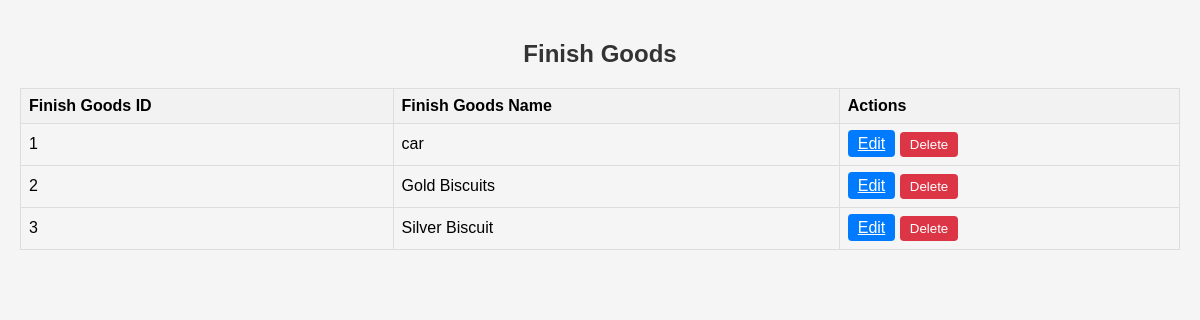
Screenshot of /inventory/displayfinishgoods1 with the database file from the repository.
### Inventory/models.py (models this page shows, shortened)
class FinishGoods(models.Model):
    FG_name=models.CharField(max_length=50)

### Inventory/views.py (the view)
# urls.py: path('displayfinishgoods1', views.displayfinishgoods1, name='displayfinishgoods1'),
def displayfinishgoods1(request):
    fg=FinishGoods.objects.all()
    return render(request,"displayFG.html",{
        'fg':fg
    })

### Inventory/templates/displayFG.html (shortened to what this page needs)
<!DOCTYPE html>
<html lang="en">
<head>
</head>
<body>
<h2>Finish Goods</h2>
<table>
  <tr>
    <th>Finish Goods ID</th>
    <th>Finish Goods Name</th>
    <th>Actions</th>
  </tr>
  {% for raw_m in fg %}
  <tr>
    <td>{{ raw_m.id }}</td>
    <td>{{ raw_m.FG_name }}</td>
    <td>
        <a class="btn btn-edit" href="{% url 'update_fg' raw_m.id %}">Edit</a>
        <form action="{% url 'delete_fg' raw_m.id %}" method="post" style="display: inline;">
            <button type="submit" class="btn btn-delete">Delete</button>
        </form>
    </td>
  </tr>
  {% endfor %}
</table>
</body>
</html>

### Inventory/templates/displayFG.html (style rules this page uses)
body { font-family: Arial, sans-serif; background-color: #f5f5f5; margin: 0; padding: 20px; }
h2 { text-align: center; color: #333; }
table { width: 100%; border-collapse: collapse; }
th, td { border: 1px solid #ddd; padding: 8px; text-align: left; }
th { background-color: #f2f2f2; }
.btn { padding: 5px 10px; border: none; cursor: pointer; border-radius: 4px; }
.btn-edit { background-color: #007bff; color: white; }
.btn-delete { background-color: #dc3545; color: white; }

### rows the page displays
FinishGoods: id "1", FG_name "car"
FinishGoods: id "2", FG_name "Gold Biscuits"
FinishGoods: id "3", FG_name "Silver Biscuit"
